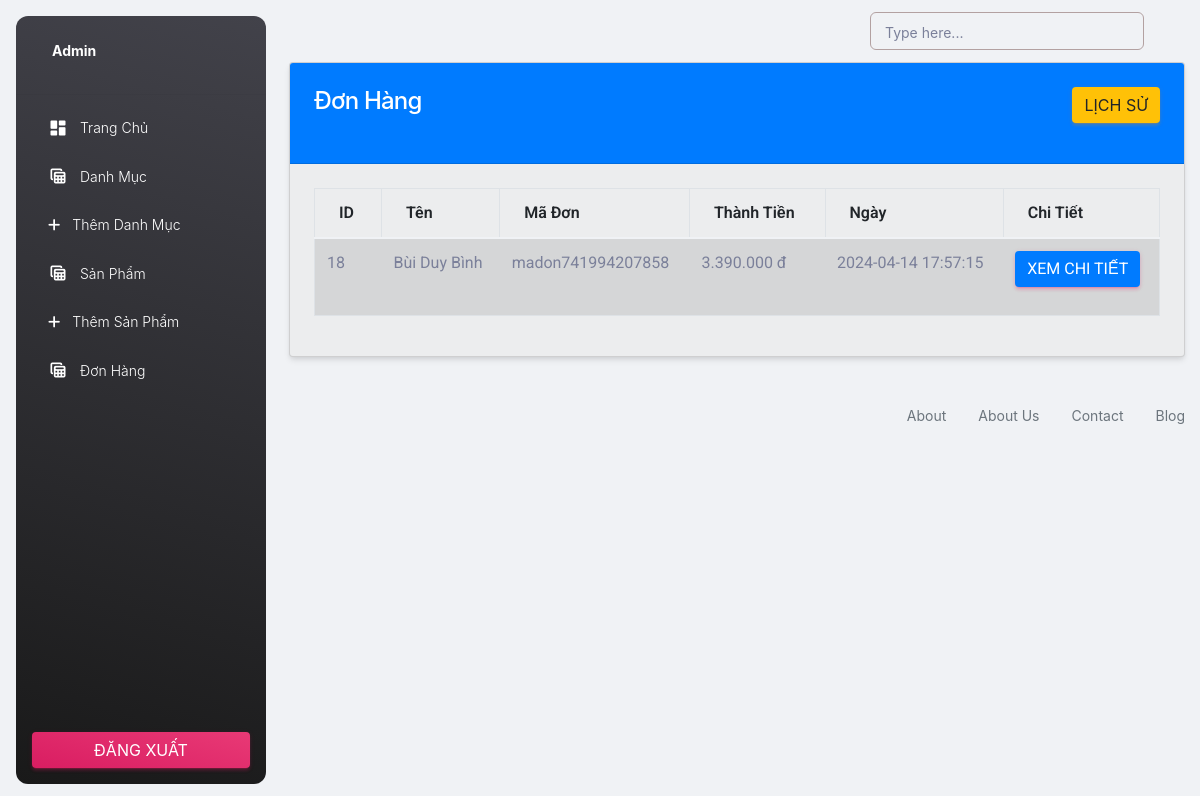
Page /Admin/orders.php (signed in) on the committed database.
### tables this page shows
CREATE TABLE `orders` (
  `id` int(11) NOT NULL,
  `tracking_no` varchar(255) NOT NULL,
  `user_id` int(255) NOT NULL,
  `name` varchar(255) NOT NULL,
  `email` varchar(255) NOT NULL,
  `phone` int(255) NOT NULL,
  `address` varchar(255) NOT NULL,
  `pincode` int(255) NOT NULL,
  `total_price` int(255) NOT NULL,
  `payment_mode` varchar(255) NOT NULL,
  `payment_id` varchar(255) DEFAULT NULL,
  `status` tinyint(4) NOT NULL DEFAULT 0,
  `comments` varchar(255) DEFAULT NULL,
  `created_at` timestamp NOT NULL DEFAULT current_timestamp()
);

### functions/myfunctions.php (called while the page is built, shortened)
<?php
include('../config/dbcon.php');
function getAllOrders()
{
    global $con;
    $query = "SELECT * FROM orders WHERE status = '0'";
    return $query_run = mysqli_query($con, $query);
}
?>

### Admin/orders.php (the view, shortened to what this page needs)
<?php
    include('includes/header.php');
?>
<div class="container">
            <div class="row">
                <div class="col-md-12">
                    <div class="card">
                        <div class="card-header bg-primary">
                            <h4 class="text-white">Đơn Hàng
                                <a href="order-history.php" class ="btn btn-warning float-end">Lịch Sử</a>
                            </h4>
                        </div>
                        <div class="card-body">
                    <table class="table table-bordered table-striped">
                        <thead>
                            <tr>
                                <th>ID</th>
                                <th>Tên</th>
                                <th>Mã Đơn</th>
                                <th>Thành Tiền</th>
                                <th>Ngày</th>
                                <th>Chi Tiết</th>
                            </tr>
                        </thead>
                        <tbody>
                                 <?php
                                    $orders =getAllOrders();
                                    if(mysqli_num_rows($orders)>0)
                                    {
                                        foreach($orders as $item){
                                            ?>
                                             <tr>
                                                <td> <?= $item['id'];?> </td>
                                                <td> <?= $item['name'];?> </td>
                                                <td> <?= $item['tracking_no'];?> </td>
                                                <td> <?= number_format($item['total_price'], 0, ',', '.') ?> đ </td>
                                                <td> <?= $item['created_at'];?> </td>
                                                <td>
                                                    <a href="view-order.php?t=<?= $item['tracking_no'];?>" class="btn btn-primary">Xem Chi Tiết</a>
                                                </td>
                                            </tr>
                                            <?php
                                        }
                                    }else{
                                        ?>
                                             <tr>
                                                <td colspan="5"> No </td>
                                            </tr>
                                            <?php
                                    }
                                ?>
                        </tbody>
                    </table>
                </div>
            </div>
        </div>
    </div>
</div>
<?php include('includes/footer.php'); ?>

### rows in the picture
orders: id "18", name "Bùi Duy Bình", tracking_no "madon741994207858", total_price "3.390.000", created_at "2024-04-14 17:57:15"
